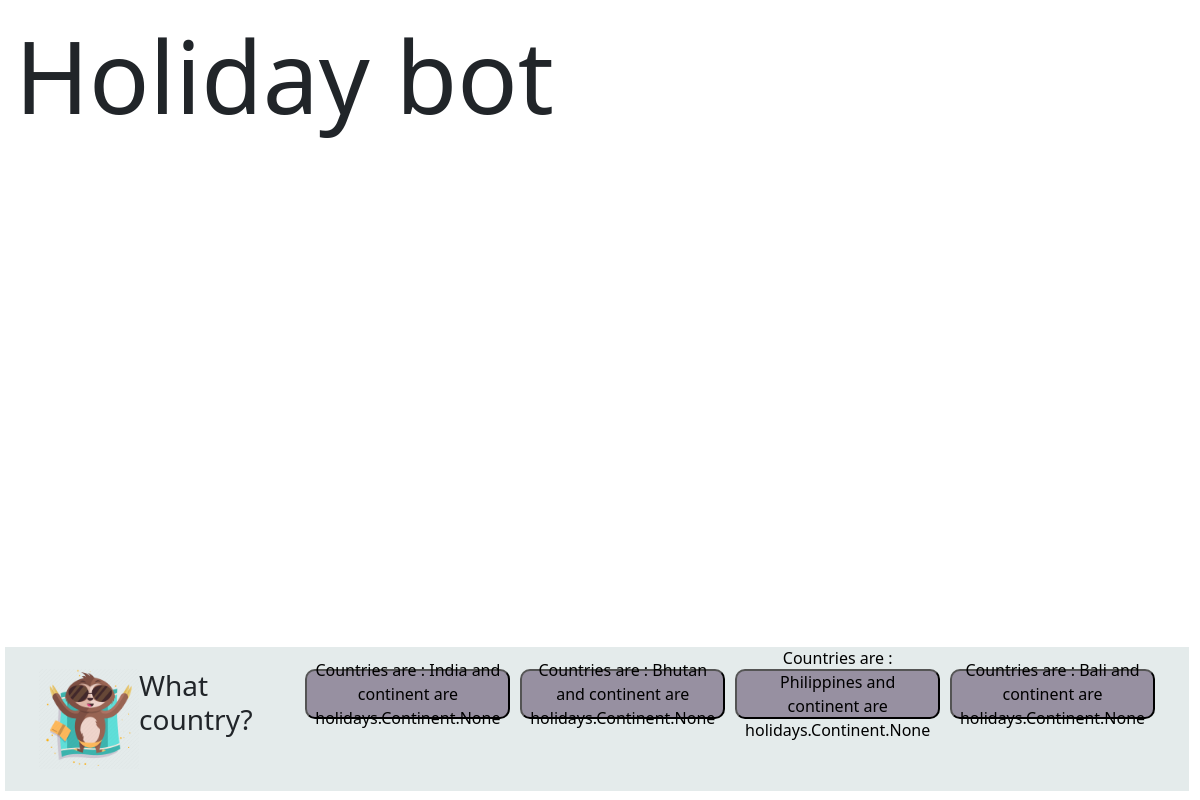
The app's page /asia/ with its own data.
### holidays/models.py (models this page shows)
class AsiaCountries(models.Model):
    ref = models.ManyToManyField(HolidayRef)
    continent = models.ManyToManyField(Continent)
    countries = models.CharField(max_length =100)
    def __str__(self):
        return (F'Countries are : {self.countries} and continent are {self.continent}')

### holidays/views.py (the view)
# urls.py: path('asia/', views.asia, name="asia"),
def asia(request):
    holiday = {"countries": AsiaCountries.objects.all()}
    return render (request, 'asia.html', holiday )

### holidays/templates/asia.html (shortened to what this page needs)
{% extends 'base.html' %}
{% load static %}
{% block CSS %}
<link rel="stylesheet" href="{% static 'main.css' %}">
{% endblock %}
{% block content %}
<div class="bot" id="bot">
    <div class="container" id="container">
        <img id="bot-image" class="bot-image" src="{% static 'monkey.png' %}">
        <h3>What country?</h3>
{% for data in countries %}
<button mat-button-update mat-raised-button color="primary" class="login" id="btn2" >{{ data }}</button>
{% endfor %}
    </div>
</div>
{% endblock %}

### holidays/static/main.css (style rules this page uses)
html, body { display: flex; margin: 0px; }
#bot { display: flex; flex-direction: row; align-items: center; display: flex; background-color: rgb(228, 235, 235); position: absolute; bottom: 9px; right: 11px; padding: 22px; flex: 1; flex-wrap: wrap; }
#container, .container { display: flex; }
.bot-image { display: flex; width: 100px; height: 100px; align-items: center; position: relative; }
.button, .login { justify-content: center; flex-direction: row; }
#btn, #btn2 { width: 22%; height: 50px; flex-wrap: nowrap; display: flex; flex-direction: row; background-color: rgba(43, 18, 58, 0.418); justify-content: center; gap: 60%; margin-left: 10px; align-items: center; border-radius: 10px; }

### records on screen
AsiaCountries: countries+id "Countries are : India and continent are holidays.Continent.None"
AsiaCountries: countries+id "Countries are : Bhutan and continent are holidays.Continent.None"
AsiaCountries: countries+id "Countries are : Philippines and continent are holidays.Continent.None"
AsiaCountries: countries+id "Countries are : Bali and continent are holidays.Continent.None"
